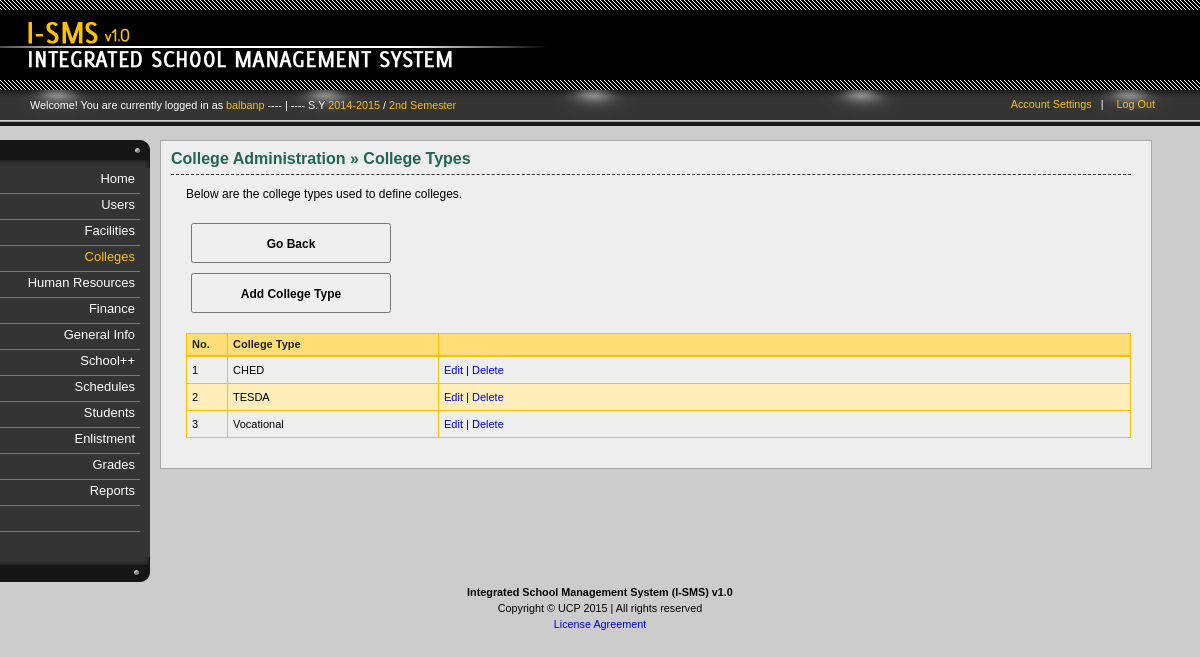
/colleges-type.php (signed in), run on the app's committed database.
### _system/_config/sys_config.php (called while the page is built, shortened)
<?php
		$DIR_SERVER_FOLDER = "";
		$DIR_CSS_DEFAULT = "http://" . $_SERVER['HTTP_HOST'] . $DIR_SERVER_FOLDER . "/design/default/css/";
?>

### _libs/classes/fix.inc.php (called while the page is built, shortened)
<?php
	class SchoolYear2{
		function __construct($year_id, $start, $end, $active){
			$this->start = $start;
			$this->end = $end;
		}
	}
	class Semester2{
		function __construct($semester_id, $description, $shorthand, $active){
			$this->description = $description;
		}
	}
	class FixManager{
		private $conn = null;
		function __construct($conn = null){
			if($conn !== null){
				$this->conn = $conn;
			} else {
				$this->error = "No defined connection.";
			}
		}
		function GetActiveSchoolYear(){
			$years = null;
			if($this->conn == null){
				$error = "No defined connection.";
				return null;
			} else {
				$conn = $this->conn;
				$query = "SELECT SchoolYearID, Start, End, Active FROM `sch-school_years` WHERE Active=1 ";
				$query .= "ORDER BY Start";
				$result = $conn->query($query);
				if($conn->error <> ""){
					$this->error = $conn->error;
				} else {
					$years = array();
					$ctr = 0;
					if($result->num_rows > 0){
						while($row = $result->fetch_assoc()){
							$years[$ctr] = new SchoolYear2($row['SchoolYearID'], $row['Start'], $row['End'], $row['Active']);
							$ctr++;
						}
					}
				}
			}
			return $years;
		}
		function GetActiveSemester(){
			$semesters = null;
			if($this->conn == null){
				$error = "No defined connection.";
				return null;
			} else {
				$conn = $this->conn;
				$query = "SELECT SemesterID, Description, Shorthand, Active FROM `sch-semesters` ";
				$query .= "WHERE 1=1 AND Active=1 ";
				$result = $conn->query($query);
				if($conn->error <> ""){
					$this->error = $conn->error;
				} else {
					$semesters = array();
					$ctr = 0;
					if($result->num_rows > 0){
						while($row = $result->fetch_assoc()){
							$semesters[$ctr] = new Semester2($row['SemesterID'], $row['Description'], $row['Shorthand'], $row['Active']);
							$ctr++;
						}
					}
				}
			}
			return $semesters;
		}
	}
?>

### _libs/classes/cllgs.inc.php (called while the page is built, shortened)
<?php
	class CollegeType{
		function __construct($type_id, $description){
			$this->type_id = $type_id;
			$this->description = $description;
		}
	}
	class CollegeManager{
		private $conn = null;
		function __construct($conn = null){
			if($conn !== null){
				$this->conn = $conn;
			} else {
				$this->error = "No defined connection.";
			}
		}
		function GetCollegeTypes($type_id = null){
			$types = null;
			if($this->conn == null){
				$error = "No defined connection.";
				return null;
			} else {
				$conn = $this->conn;
				$query = "SELECT TypeID, Description FROM `sch-college_type` ";
				$query .= "ORDER BY Description ";
				$result = $conn->query($query);
				if($conn->error <> ""){
					$this->error = $conn->error;
				} else {
					$types = array();
					$ctr = 0;
					if($result->num_rows > 0){
						while($row = $result->fetch_assoc()){
							$types[$ctr] = new CollegeType($row['TypeID'], $row['Description']);
							$ctr++;
						}
					}
				}
			}
			return $types;
		}
	}
?>

### colleges-type.php (the view, shortened to what this page needs)
<?php
	require_once("_system/_config/sys_config.php");
	require_once(CLASSLIST . "user.inc.php");
	require_once(CLASSLIST . "menu.inc.php");
	require_once(CLASSLIST . "cllgs.inc.php");
	if(isset($_SESSION['UserInfo'])){
		$UserInfo = unserialize($_SESSION['UserInfo']);
	} else {
		header("Location: index.php?error=2");
		exit();
	}
	$ISMS = new ISMSConnection(CONNECTION_TYPE);
	$conn = $ISMS->GetConnection();
	$hnd = new CollegeManager($conn);
	$college_types = $hnd->GetCollegeTypes();
?>
<!DOCTYPE html PUBLIC "-//W3C//DTD XHTML 1.0 Transitional//EN" "http://www.w3.org/TR/xhtml1/DTD/xhtml1-transitional.dtd">
<html lang="en-US" xml:lang="en-US" xmlns="http://www.w3.org/1999/xhtml">
	<head>
<?php
	require_once("_system/_config/head_config.php");
	echo "<link rel=\"stylesheet\" href=\"" . $DIR_CSS_DEFAULT . "home.css\" />";
	echo "<link rel=\"stylesheet\" href=\"" . $DIR_CSS_DEFAULT . "verticalnav.css\" />";
	echo "<link rel=\"stylesheet\" href=\"" . $DIR_CSS_DEFAULT . "columns.css\" />";
	echo "<link rel=\"stylesheet\" href=\"" . $DIR_CSS_DEFAULT . "content.css\" />";
	echo "<link rel=\"stylesheet\" href=\"" . $DIR_CSS_DEFAULT . "actions.css\" />";
	echo "<link rel=\"stylesheet\" href=\"" . $DIR_CSS_DEFAULT . "tables.css\" />";
	echo "<link rel=\"stylesheet\" href=\"" . $DIR_CSS_DEFAULT . "tweaks.css\" />";
?>
	</head>
	<body id="college">
		<div id="container">
			<div id="header">
				<?php require_once("_system/main/banner.inc.php"); ?>
				<?php require_once("_system/main/dashboard.inc.php"); ?>
			</div><?php  ?>
			<div id="body">
				<div class="content">
					<div class="column" id="column-first">
						<?php require_once("_system/main/mainmenu.inc.php"); ?>
					</div>
					<div class="column" id="column-second">
						<div class="inner">
							<h1>
								<span class="Highlight">College Administration &raquo; College Types</span>
							</h1>
							<p class="">Below are the college types used to define colleges.</p>
							<div id="actions">
								<p class="action"><input type="button" value="Go Back" onclick="window.location='colleges.php'" /></p>
								<p class="action"><input type="button" value="Add College Type" onclick="window.location='colleges-type-add.php'" /></p>
							</div>
							<div class="table">
								<table class="colleges" cellspacing="0" title="">
									<thead>
										<th class="Count">No.</th>
										<th class="college_type">College Type</th>
										<th class="Actions"></th>
									</thead>
									<?php
										$ctr = 0;
										if(sizeof($college_types) > 0){
											foreach($college_types as $item){
												$ctr++;
												if($ctr % 2 == 0){
													echo "<tr class=\"even\">";
												} else {
													echo "<tr class=\"odd\">";
												}
													echo "<td>{$ctr}</td>";
													echo "<td>{$item->description}</td>";
													echo "<td class=\"Actions\">";
														echo "<a href=\"colleges-type-edit.php?id={$item->type_id}\">Edit</a>";
														echo " | ";
														echo "<a href=\"colleges-type-process.php?id={$item->type_id}&action=delete\" onclick=\"return confirm('Delete college type? Click OK to continue.')\">Delete</a>";
													echo "</td>";
												echo "</tr>";
											}
										} else {
											echo "<td colspan=\"6\">No employee record exists.</td>";
										}
									?>
								</table>
							</div>
						</div>
					</div>
				</div>
			</div><?php  ?>
			<div id="footer">
				<?php require_once("_system/main/footer.inc.php"); ?>
			</div><?php  ?>
		</div>
	</body>
</html>

### _system/main/dashboard.inc.php (shortened to what this page needs)
<div id="dashboard">
	<div class="inner">
		<p class="greetings">Welcome! You are currently logged in as
			<span class="highlight">
				<?php echo $UserInfo->username; ?>
			</span>
			<?php
				require_once(CLASSLIST . 'fix.inc.php');
				$ISMS2 = new ISMSConnection(CONNECTION_TYPE);
				$conn2 = $ISMS2->GetConnection();
				$dash = new FixManager($conn2);
				$tmp_sy = $dash->GetActiveSchoolYear();
				$tmp_sem = $dash->GetActiveSemester();
				$curr_sy = $tmp_sy[0]->start . "-" . $tmp_sy[0]->end;
				$curr_sem = $tmp_sem[0]->description;
				if(isset($curr_sy)){
					echo " ---- | ---- S.Y <span class=\"highlight\">" . $curr_sy;
					echo "</span> / <span class=\"highlight\">" . $curr_sem . "</span>";
				}
			?>
		</p>
		<div class="options">
			<ul>
				<li><a href="account-settings.php">Account Settings</a>&nbsp;&nbsp;&nbsp;|</li>
				<li><a href="logout.php">Log Out</a></li>
			</ul>
		</div>
	</div>
</div>

### design/default/css/general.css (style rules this page uses)
html { font: 67.5% Arial, Tahoma, Verdana, "Times New Roman"; }
body { font-size: 100%; background-color: #f0efef; background-color: #ccc; background-image: url(../images/logo.png); padding-bottom: 20px; }
#header { height: 90px; background-color: #000; }
p { line-height: 1.5em; }
p.action input { width: 200px; height: 40px; font-weight: bold; font-family: Arial!important; }
p.action { font-size: 14px!important; }

### design/default/css/home.css (style rules this page uses)
#header { margin-bottom: 50px; }
#dashboard .inner { display: block; height: 24px; padding: 7px 0px 5px 30px; background-image: url("../images/dashboard.png"); background-color: #000; position:relative; }
#dashboard .options { position: absolute;right: 35px;top: 9px; width: 200px; text-align: right; }
#dashboard .options a { color: #ffc000; text-decoration: none }
#dashboard .options ul li { display: inline; margin-right: 10px; color: #fff; }
#dashboard .greetings { margin-top: 0px; color: #fff; }
#dashboard .inner .greetings .highlight { color: #ffc000; }

### design/default/css/columns.css (style rules this page uses)
.content div.column { float: left; }
#column-first { width: 160px; }
#column-second { width: 80%; background-color: #eee; border: 1px solid #aaa; padding: 10px 20px 30px 10px; color: 333; overflow: hidden; }

### design/default/css/content.css (style rules this page uses)
div#body { padding-bottom: 20px; }
div#column-second h1 { font-size: 16px; padding: 10px 30px 7px 0px; border-bottom: 1px dashed #333; margin-top: 10px; }
div#column-second h1:first-child { font-size: 16px; padding: 0px 30px 7px 0px; border-bottom: 1px dashed #333; margin-top: 0px; border-top: 0; }
div#column-second h1 span.Highlight { color: #226555; font-weight: bold; }
div#column-second p { margin: 10px 20px 0px 15px; font-size: 12px; }
div#actions p { font-size: 11px; }
div#actions input { font-size: 12px; font-family: "Century Gothic", Arial, Tahoma, Verdana, "Times New Roman" }

### design/default/css/actions.css (style rules this page uses)
div#actions { margin: 5px 0px 0px 0px; padding: 5px 5px 10px 5px; }
p.action input { padding: 3px 10px 2px 10px; }

### design/default/css/tables.css (style rules this page uses)
div.table { margin-left: 15px; margin-top: 10px; font-size: 11px; }
div.table table { border: 1px solid #ffc000; }
div.table table thead th { background-color: #ffdd77; border-bottom: 2px solid #ffc000; color: #222; font-weight: bold; }
div.table table thead th, div.table table td { padding: 5px 5px 5px 5px; text-align:left; }
div.table table th,div.table table td { border-right: 1px solid #ffc000; border-bottom: 1px solid #ffc000; }
div.table table td { cursor: pointer; line-height: 16px; }
div.table td.Actions a { text-decoration: none; }
div.table td { vertical-align: middle; }
div.table th { vertical-align: middle; }
th.Count { width: 30px!important; }
table.colleges { width: 100%; }
table.colleges th.Count { width: 40px; }
table.colleges th.college_type { width: 200px; }
tr.even { background-color: #ffeeb9; }

### data on the page
sch-school_years: curr_sy "2014-2015"
sch-semesters: Description "2nd Semester"
sch-college_type: Description "CHED"
sch-college_type: Description "TESDA"
sch-college_type: Description "Vocational"

### other printed values
$UserInfo->username "balbanp"
$MenuItem->display "Home"
$MenuItem->display "Users"
$MenuItem->display "Facilities"
$MenuItem->display "Colleges"
$MenuItem->display "Human Resources"
$MenuItem->display "Finance"
$MenuItem->display "General Info"
$MenuItem->display "School++"
$MenuItem->display "Schedules"
$MenuItem->display "Students"
$MenuItem->display "Enlistment"
$MenuItem->display "Grades"
$MenuItem->display "Reports"
